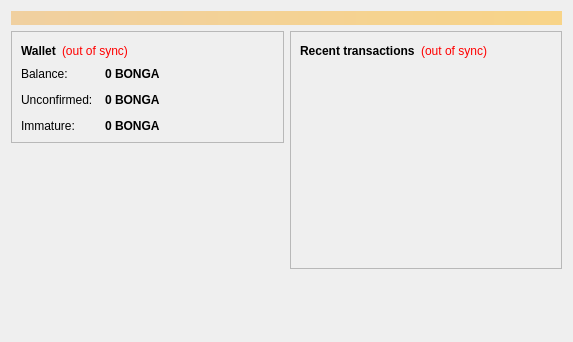
<?xml version="1.0" encoding="UTF-8"?>
<ui version="4.0">
 <class>OverviewPage</class>
 <widget class="QWidget" name="OverviewPage">
  <property name="geometry">
   <rect>
    <x>0</x>
    <y>0</y>
    <width>573</width>
    <height>342</height>
   </rect>
  </property>
  <property name="windowTitle">
   <string>Form</string>
  </property>
  <layout class="QVBoxLayout" name="topLayout">
   <item>
    <widget class="QLabel" name="labelAlerts">
     <property name="visible">
      <bool>false</bool>
     </property>
     <property name="styleSheet">
      <string notr="true">background-color: qlineargradient(x1: 0, y1: 0, x2: 1, y2: 0, stop:0 #F0D0A0, stop:1 #F8D488); color:#000000;</string>
     </property>
     <property name="wordWrap">
      <bool>true</bool>
     </property>
     <property name="margin">
      <number>3</number>
     </property>
    </widget>
   </item>
   <item>
    <layout class="QHBoxLayout" name="horizontalLayout" stretch="1,1">
     <item>
      <layout class="QVBoxLayout" name="verticalLayout_2">
       <item>
        <widget class="QFrame" name="frame">
         <property name="frameShape">
          <enum>QFrame::StyledPanel</enum>
         </property>
         <property name="frameShadow">
          <enum>QFrame::Raised</enum>
         </property>
         <layout class="QVBoxLayout" name="verticalLayout_4">
          <item>
           <layout class="QHBoxLayout" name="horizontalLayout_4">
            <item>
             <widget class="QLabel" name="label_5">
              <property name="font">
               <font>
                <weight>75</weight>
                <bold>true</bold>
               </font>
              </property>
              <property name="text">
               <string>Wallet</string>
              </property>
             </widget>
            </item>
            <item>
             <widget class="QLabel" name="labelWalletStatus">
              <property name="toolTip">
               <string>The displayed information may be out of date. Your wallet automatically synchronizes with the Bongacoin network after a connection is established, but this process has not completed yet.</string>
              </property>
              <property name="styleSheet">
               <string notr="true">QLabel { color: red; }</string>
              </property>
              <property name="text">
               <string notr="true">(out of sync)</string>
              </property>
              <property name="alignment">
               <set>Qt::AlignLeading|Qt::AlignLeft|Qt::AlignVCenter</set>
              </property>
             </widget>
            </item>
            <item>
             <spacer name="horizontalSpacer_2">
              <property name="orientation">
               <enum>Qt::Horizontal</enum>
              </property>
              <property name="sizeHint" stdset="0">
               <size>
                <width>40</width>
                <height>20</height>
               </size>
              </property>
             </spacer>
            </item>
           </layout>
          </item>
          <item>
           <layout class="QFormLayout" name="formLayout_2">
            <property name="fieldGrowthPolicy">
             <enum>QFormLayout::AllNonFixedFieldsGrow</enum>
            </property>
            <property name="horizontalSpacing">
             <number>12</number>
            </property>
            <property name="verticalSpacing">
             <number>12</number>
            </property>
            <item row="0" column="0">
             <widget class="QLabel" name="label">
              <property name="text">
               <string>Balance:</string>
              </property>
             </widget>
            </item>
            <item row="0" column="1">
             <widget class="QLabel" name="labelBalance">
              <property name="font">
               <font>
                <weight>75</weight>
                <bold>true</bold>
               </font>
              </property>
              <property name="cursor">
               <cursorShape>IBeamCursor</cursorShape>
              </property>
              <property name="toolTip">
               <string>Your current balance</string>
              </property>
              <property name="text">
               <string notr="true">0 BONGA</string>
              </property>
              <property name="textInteractionFlags">
               <set>Qt::LinksAccessibleByMouse|Qt::TextSelectableByKeyboard|Qt::TextSelectableByMouse</set>
              </property>
             </widget>
            </item>
            <item row="1" column="0">
             <widget class="QLabel" name="label_3">
              <property name="text">
               <string>Unconfirmed:</string>
              </property>
             </widget>
            </item>
            <item row="1" column="1">
             <widget class="QLabel" name="labelUnconfirmed">
              <property name="font">
               <font>
                <weight>75</weight>
                <bold>true</bold>
               </font>
              </property>
              <property name="cursor">
               <cursorShape>IBeamCursor</cursorShape>
              </property>
              <property name="toolTip">
               <string>Total of transactions that have yet to be confirmed, and do not yet count toward the current balance</string>
              </property>
              <property name="text">
               <string notr="true">0 BONGA</string>
              </property>
              <property name="textInteractionFlags">
               <set>Qt::LinksAccessibleByMouse|Qt::TextSelectableByKeyboard|Qt::TextSelectableByMouse</set>
              </property>
             </widget>
            </item>
            <item row="2" column="0">
             <widget class="QLabel" name="labelImmatureText">
              <property name="text">
               <string>Immature:</string>
              </property>
             </widget>
            </item>
            <item row="2" column="1">
             <widget class="QLabel" name="labelImmature">
              <property name="font">
               <font>
                <weight>75</weight>
                <bold>true</bold>
               </font>
              </property>
              <property name="toolTip">
               <string>Mined balance that has not yet matured</string>
              </property>
              <property name="text">
               <string notr="true">0 BONGA</string>
              </property>
              <property name="textInteractionFlags">
               <set>Qt::LinksAccessibleByMouse|Qt::TextSelectableByKeyboard|Qt::TextSelectableByMouse</set>
              </property>
             </widget>
            </item>
           </layout>
          </item>
         </layout>
        </widget>
       </item>
       <item>
        <spacer name="verticalSpacer">
         <property name="orientation">
          <enum>Qt::Vertical</enum>
         </property>
         <property name="sizeHint" stdset="0">
          <size>
           <width>20</width>
           <height>40</height>
          </size>
         </property>
        </spacer>
       </item>
		<item>
        <widget class="QLabel" name="label_wallet_bgcoin">
         <property name="text">
          <string/>
         </property>
         <property name="pixmap">
          <pixmap resource="../bitcoin.qrc">:/images/wallet_bgcoin</pixmap>
         </property>
         <property name="scaledContents">
          <bool>false</bool>
         </property>
         <property name="alignment">
          <set>Qt::AlignCenter</set>
         </property>
         <property name="margin">
          <number>-2</number>
         </property>
        </widget>
       </item>
       <item>
        <widget class="QLabel" name="label_6">
         <property name="text">
          <string/>
         </property>
        </widget>
       </item>	
	   </layout>
     </item>
     <item>
      <layout class="QVBoxLayout" name="verticalLayout_3">
       <item>
        <widget class="QFrame" name="frame_2">
         <property name="frameShape">
          <enum>QFrame::StyledPanel</enum>
         </property>
         <property name="frameShadow">
          <enum>QFrame::Raised</enum>
         </property>
         <layout class="QVBoxLayout" name="verticalLayout">
          <item>
           <layout class="QHBoxLayout" name="horizontalLayout_2">
            <item>
             <widget class="QLabel" name="label_4">
              <property name="text">
               <string>&lt;b&gt;Recent transactions&lt;/b&gt;</string>
              </property>
             </widget>
            </item>
            <item>
             <widget class="QLabel" name="labelTransactionsStatus">
              <property name="toolTip">
               <string>The displayed information may be out of date. Your wallet automatically synchronizes with the Bongacoin network after a connection is established, but this process has not completed yet.</string>
              </property>
              <property name="styleSheet">
               <string notr="true">QLabel { color: red; }</string>
              </property>
              <property name="text">
               <string notr="true">(out of sync)</string>
              </property>
              <property name="alignment">
               <set>Qt::AlignRight|Qt::AlignTrailing|Qt::AlignVCenter</set>
              </property>
             </widget>
            </item>
            <item>
             <spacer name="horizontalSpacer">
              <property name="orientation">
               <enum>Qt::Horizontal</enum>
              </property>
              <property name="sizeHint" stdset="0">
               <size>
                <width>40</width>
                <height>20</height>
               </size>
              </property>
             </spacer>
            </item>
           </layout>
          </item>
          <item>
           <widget class="QListView" name="listTransactions">
            <property name="styleSheet">
             <string notr="true">QListView { background: transparent; }</string>
            </property>
            <property name="frameShape">
             <enum>QFrame::NoFrame</enum>
            </property>
            <property name="verticalScrollBarPolicy">
             <enum>Qt::ScrollBarAlwaysOff</enum>
            </property>
            <property name="horizontalScrollBarPolicy">
             <enum>Qt::ScrollBarAlwaysOff</enum>
            </property>
            <property name="selectionMode">
             <enum>QAbstractItemView::NoSelection</enum>
            </property>
           </widget>
          </item>
         </layout>
        </widget>
       </item>
       <item>
        <spacer name="verticalSpacer_2">
         <property name="orientation">
          <enum>Qt::Vertical</enum>
         </property>
         <property name="sizeHint" stdset="0">
          <size>
           <width>20</width>
           <height>40</height>
          </size>
         </property>
        </spacer>
       </item>
      </layout>
     </item>
    </layout>
   </item>
  </layout>
 </widget>
 <resources/>
 <connections/>
</ui>
